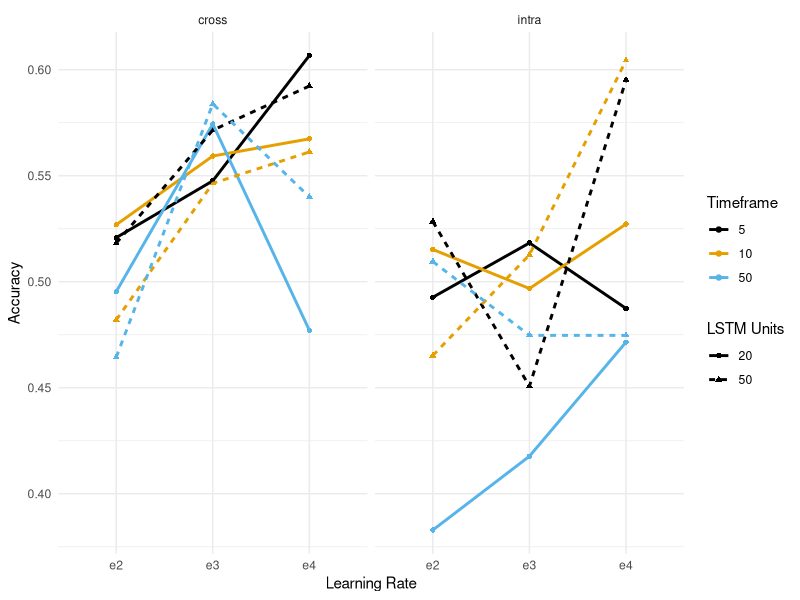

Write R code to recreate this figure.
setwd("!GitHub/PRDL_Group25/results")
# Install and load the necessary packages
library(ggplot2)

# Your data
dat <- read.csv("val_set_results_updated.csv", sep=";")

dat_cross = dat[dat$data == "cross",]
dat_intra = dat[dat$data == "intra",]

#require(scales)
# Plotting
cbbPalette <- c("#000000", "#E69F00", "#56B4E9")

ggplot(dat, aes(x = learning_rate, y = acc, color = factor(timeframe), 
                      shape = factor(lstm_units), linetype = factor(lstm_units))) +
  geom_point() +
  geom_line(aes(group = interaction(timeframe, lstm_units)), size=1) +
  # scale_x_discrete(labels=c('1e-4', '1e-3', '1e-2'), limits=rev) +
  labs(x = "Learning Rate",
       y = "Accuracy",
       color = "Timeframe",
       linetype = "LSTM Units",
       shape = "LSTM Units") +
  scale_colour_manual(values=cbbPalette) +
  theme_minimal() + 
  facet_grid(.~data)
